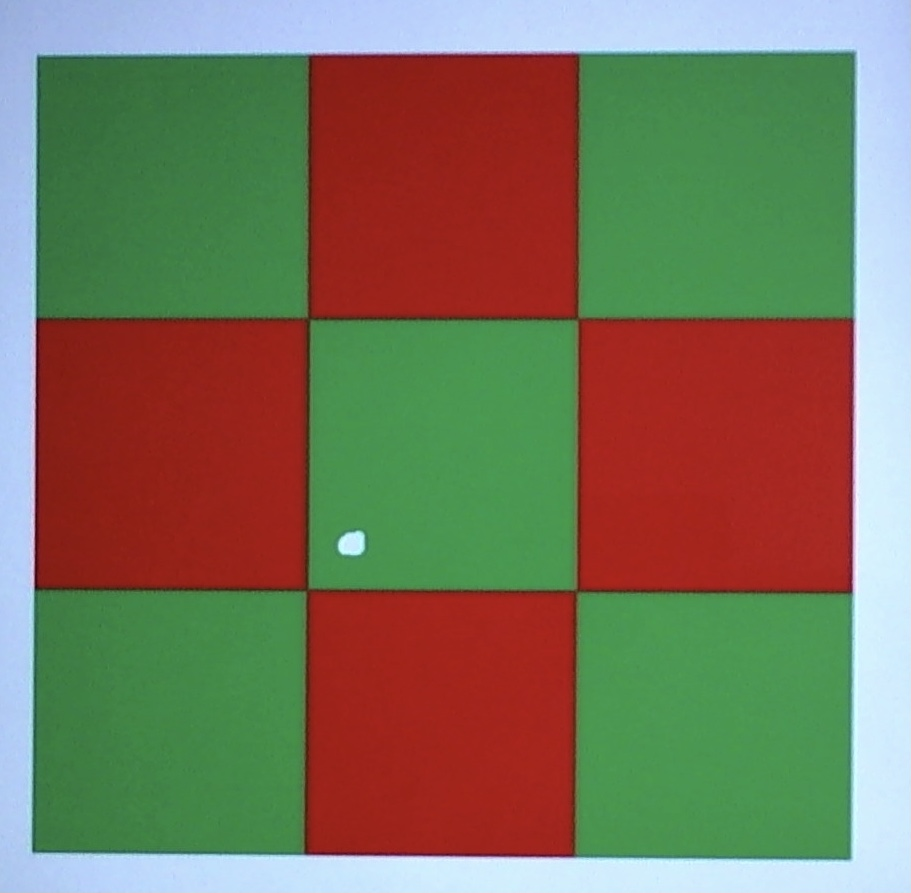
#> input picture input_img/chess_irl.png, 911 x 893 px, found by its file name
$ python localization.py   (older library calls are emulated)
#> lines starting #> are read from the running program, lines starting #| are printed output that depends on the picture; after the words box and inside, x2 and y2 are one past the last pixel; in counts of white or black regions, pixels touching at a corner belong together
#> further down, img is the input picture: shape (893, 911, 3); mean B, G, R 91.7, 116, 122.7
### EdgeDetection.py
import numpy as np
import cv2
import os
import matplotlib.pyplot as plt
from collections import defaultdict
from typing import Optional, Tuple

"""
*** IMPORTANT ***
Change these paths to the absolute paths in your context
"""
# Path to your /input_img directory
path = r'<insert path>'
# Path to your /output_img directory
output_dir = r'<insert path>'


"""
- This class handles the tasks needed to create a image pixel coordinate -> real life xy-coordinate mapping.
- This class should be initialized only once before putting any object into the levitator to create a good
    mapping (assuming the camera position is stationary), then use the getRealCoord() function to get the
    real life coordinate after getting the pixel coordinate of the object of interest.
- This also assumes that we can see a square grid. When we look at the intersections, it should be square
    i.e. 2*2, 4*4, 8*8
- Takes the upper left intersection as (0.0, 0.0) in real life coordinate
"""
class EdgeDetection:
    def __init__(self, image, output_dir = None) -> None:
        """
        Call this construxtor in the very beginning of the object localization.
        """
        self.image = image
        if output_dir is not None:
            self.output_dir = output_dir
        else:
            self.output_dir = None

        self.positions_matrix = self.initializePositionsMatrix()


    def initializePositionsMatrix(self):
        """
        Constructs the mapping.
        """
        # Detect the grid
        res = self.drawFull()

        # Group edges into two groups based on their theta
        segmented = self.segment_lines(res)

        # Detect intersection of lines and output the point of intersection
        intersections = self.segmented_intersection(segmented)

        # Plot the resulting intersection points
        points = self.plot_points_vector(res, intersections)

        # Save the output to check the correctness
        os.chdir(output_dir)
        cv2.imwrite("edge_res.png", res)
        cv2.imwrite("edge_points_vector.png", points)

        # Construct the relative position matrix of the intersections
        intersection_matrix = self.construct_matrix(intersections)

        # Save the output to check the correctness
        points = self.plot_points(res, intersection_matrix)
        cv2.imwrite("edge_points.png", points)

        # Construct the coordinate mapping
        position_matrix = self.fill_position_matrix(intersection_matrix)
        return position_matrix


    def getRealCoord(self, rx, ry):
        """Get the real life coordinate given a pixel position.

        Args:
            rx (int): x pixel coordinate of the object
            ry (int): y pixel coordinate of the object

        Returns:
            Array of size 2.
                index 0 is the real life x coordinate
                index 1 is the real life y coordinate
        """
        return self.positions_matrix[ry][rx]


    def drawFull(self):
        """Detect the edges (lines in the grid) and return the image of edges

        Returns:
            image of the detected edges
        """
        scale = 1
        delta = 0
        ddepth = cv2.CV_16S
        # Apply blur filter to "smoothen" the edges
        self.image = cv2.GaussianBlur(self.image, (5, 5), 0)
        # self.image = cv2.blur(self.image, (7, 7))

        # Split gray scale images on blue, green, and red
        B, G, R = cv2.split(self.image)

        # Threshold the green gray scale image so we can extract just the green parts
        ret, mask = cv2.threshold(G, 66, 255, cv2.THRESH_BINARY)
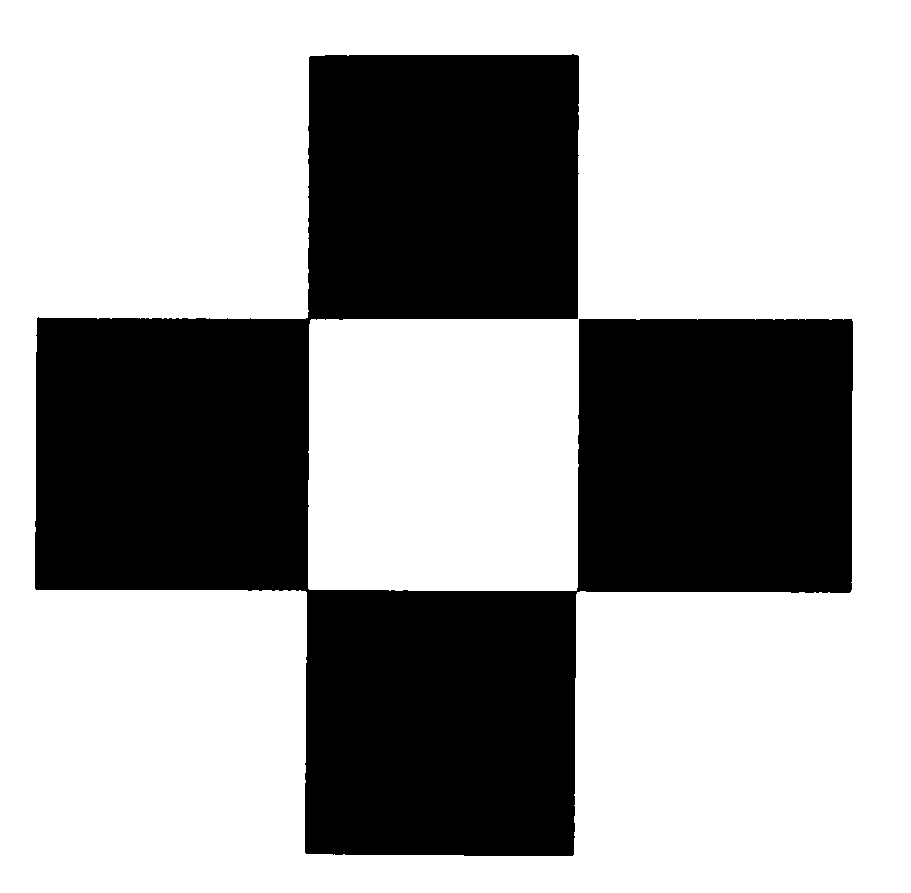
#> mask: shape (893, 911); 64.2% white; 1 black region, box (x1, y1, x2, y2) and area: (35, 54, 853, 856) 291284

        # Sobel filter version
        grad_x = cv2.Sobel(mask, ddepth, 1, 0, ksize=3, scale=scale, delta=delta, borderType=cv2.BORDER_DEFAULT)
        grad_y = cv2.Sobel(mask, ddepth, 0, 1, ksize=3, scale=scale, delta=delta, borderType=cv2.BORDER_DEFAULT)
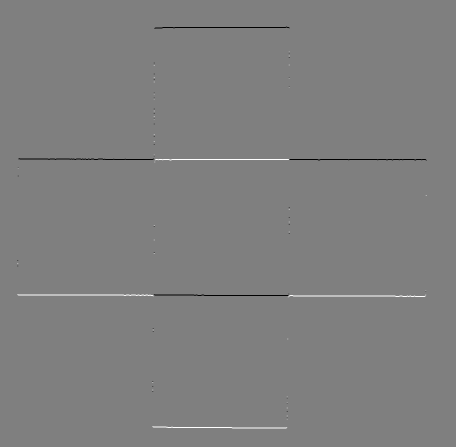
#> grad_y: shape (893, 911) int16 (shown at 1/2 size); min -1020, max 1020, mean 0; drawn with min black and max white

        abs_grad_x = cv2.convertScaleAbs(grad_x)
#> abs_grad_x: shape (893, 911); 0.61% white in thin lines or dots, all inside (x1, y1, x2, y2) = (34, 53, 854, 857)
        abs_grad_y = cv2.convertScaleAbs(grad_y)

        # OPTION: SHIFTING THE IMAGE
        # M = np.float32([
        #     [1, 0, -1],
        #     [0, 1, -1]
        # ])
        # abs_grad_x = cv2.warpAffine(abs_grad_x, M, (abs_grad_x.shape[1], abs_grad_x.shape[0]))

        # Save the output to check the correctness
        if output_dir is not None:
            os.chdir(output_dir)
            cv2.imwrite("edge_grad_x.png", abs_grad_x)
            cv2.imwrite("edge_grad_y.png", abs_grad_y)
            cv2.imwrite("edge_Green.png", G)
            cv2.imwrite("edge_green_mask.png", mask)

        edges = cv2.addWeighted(abs_grad_x, 1, abs_grad_y, 1, 0)

        # OPTION: MAY WANT TO FILTER AGAIN
        # Apply Canny filter so we can extract the edges
        # edges = cv2.Canny(edges, 50, 150)
        # cv2.imwrite("edge_green_mask.png", mask)

        return edges


    def segment_lines(self, edgeImage, k=2, **kwargs):
        """Group edges into vertical edges and horizontal edges,
            this should work no matter if the image is upright or not

        Args:
            edgeImage: the image of edges returned from drawFull()
            k: the number of groups, which should be 2

        Returns:
            dictionary of 2 keys, each has a key->list of lines relationship
        """
#> called with k = 2
        rho, theta, thresh = 1, np.pi/180, 150
        lines = cv2.HoughLines(edgeImage, rho, theta, thresh)
#> lines = 23 rows, first 8: [318, 1.57], [590, 1.57], [578, 0], [308, 0], [587, 0.0175], [317, 0.0175], [852, 0], [55, 1.57]

        img = self.image.copy()
        for line in lines:
            rho, theta = line[0]
            a = np.cos(theta)
            b = np.sin(theta)
            x0 = a*rho
            y0 = b*rho
            x1 = int(x0 + 1000*(-b))
            y1 = int(y0 + 1000*(a))
            x2 = int(x0 - 1000*(-b))
            y2 = int(y0 - 1000*(a))

            cv2.line(img,(x1,y1),(x2,y2),(255,0,0),2)
#> this loop made 23 passes
#> (rho, theta, a, b, x0, y0, x1, y1) on passes 1 to 8: (318, 1.57, -4.37e-08, 1, -1.39e-05, 318, -1000, 317), (590, 1.57, -4.37e-08, 1, -2.58e-05, 590, -1000, 589), (578, 0, 1, 0, 578, 0, 578, 1000), (308, 0, 1, 0, 308, 0, 308, 1000), (587, 0.0175, 1, 0.0175, 586.9, 10.24, 569, 1010), (317, 0.0175, 1, 0.0175, 317, 5.53, 299, 1005), (852, 0, 1, 0, 852, 0, 852, 1000), (55, 1.57, -4.37e-08, 1, -2.4e-06, 55, -1000, 54)
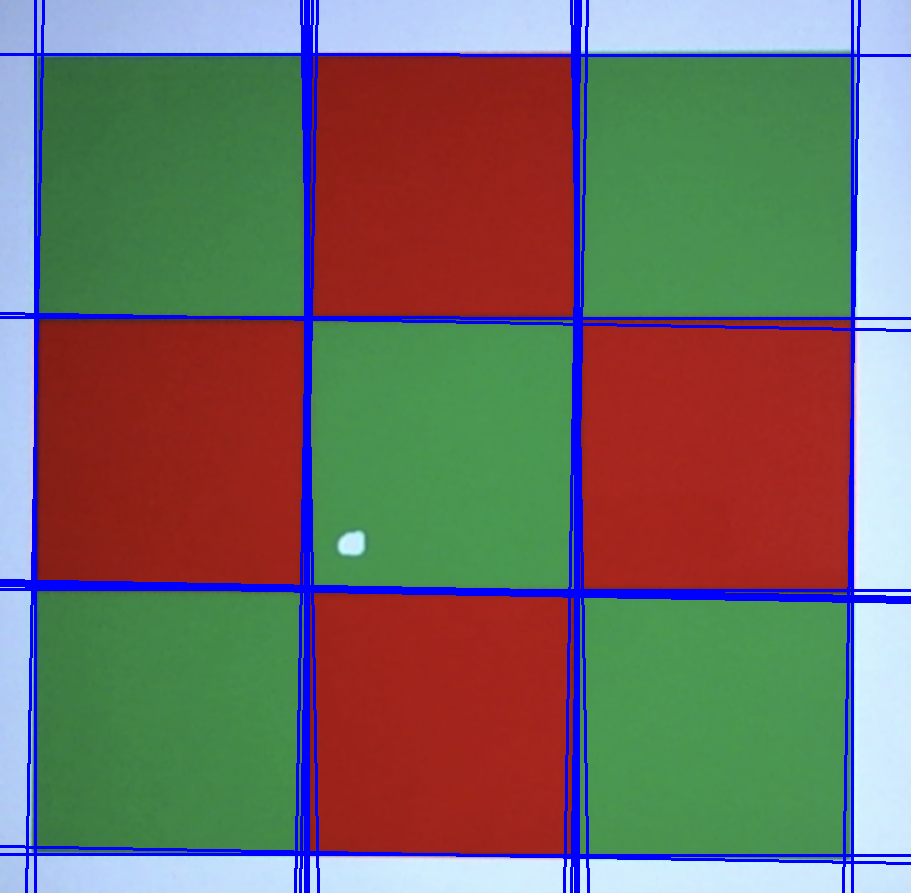
#> img: shape (893, 911, 3); mean B, G, R 101.6, 109, 115.6

        os.chdir(self.output_dir)
        cv2.imwrite('edge_houghlines.jpg',img)

        # Set parameters
        default_criteria_type = cv2.TERM_CRITERIA_EPS + cv2.TERM_CRITERIA_MAX_ITER
#> default_criteria_type = 3
        criteria = kwargs.get('criteria', (default_criteria_type, 10, 1.0))
#> criteria = (3, 10, 1)
        flags = kwargs.get('flag', cv2.KMEANS_RANDOM_CENTERS)
#> flags = 0
        attempts = kwargs.get('attempts', 10)

        # Get the angles in radians
        angles = np.array([line[0][1] for line in lines])
#> angles = 23 values, max 3.12 at index 17, min 0 at index 2, mean 0.895
        # Get unit circle coordinates of the angle
        pts = np.array([[np.cos(2 * angle), np.sin(2 * angle)] for angle in angles], dtype=np.float32)
#> pts = 23 rows, first 8: [-1, -8.74e-08], [-1, -8.74e-08], [1, 0], [1, 0], [0.999, 0.0349], [0.999, 0.0349], [1, 0], [-1, -8.74e-08]

        # Group the points based on where they are on the unit circle
        labels, centers = cv2.kmeans(pts, k, None, criteria, attempts, flags)[1:]
#> labels = 23 values, max 1 at index 2, min 0 at index 0, mean 0.609; centers = [[-1, -0.0194], [1, 0.00997]]
        labels = labels.reshape(-1)

        # Group the lines based on the kmeans grouping
        segmented = defaultdict(list)
        for i, line in enumerate(lines):
            segmented[labels[i]].append(line)
#> this loop made 23 passes
#> in initializePositionsMatrix, `segmented = self.segment_lines(res)`: segmented = 2 items
        segmented = list(segmented.values())
        return segmented


    def intersection(self, line1, line2):
        """Find the intersection between two lines

        Args:
            line1: the first line
            line2: the second line

        Returns:
            list of length 2 of int.
                index 0 is the x coordinate of the intersection
                index 1 is the y coordinate of the intersection
        """
        # Find intersection point of two lines from rho and theta
        # Solve:
        # x * cos(theta1) + y * sin(theta1) = r1
        # x * cos(theta2) + y * sin(theta2) = r1
        rho1, theta1 = line1[0]
        rho2, theta2 = line2[0]
        A = np.array([
            [np.cos(theta1), np.sin(theta1)],
            [np.cos(theta2), np.sin(theta2)]
        ])
        b = np.array([[rho1], [rho2]])
        x0, y0 = np.linalg.solve(A, b)
        return [int(np.round(x0)), int(np.round(y0))]


    def segmented_intersection(self, lines):
        """Find the intersections in the grid

        Args:
            lines: already grouped lines returned from segment_lines()

        Returns:
            list of intersection points
        """
        intersections = []
        # Compare lines in each group
        for i, group in enumerate(lines[:-1]):
            for next_group in lines[i+1:]:
                for line1 in group:
                    for line2 in next_group:
                        intersections.append(self.intersection(line1, line2))
#> this loop made 1 pass

        # Average the points that are very close to each other
        # because they are likly noise
        filtered = []
        bitmap = [1 for i in range(len(intersections))]
        i = 0
        tolerance = 15
        while i < len(intersections):
            if bitmap[i] == 1:
                similar = []
                similar_idx = []
                this_point = intersections[i]
                j = i + 1
                while j < len(intersections):
                    other_point = intersections[j]
                    if np.linalg.norm(np.array(this_point) - np.array(other_point)) < tolerance:
                        similar.append(other_point)
                        similar_idx.append(j)
                    j += 1
                # print(similar)
                if len(similar) > 0:
                    similar.append(this_point)
                    avg = np.mean(similar, axis=0)
                    processed = avg.tolist()
                    processed[0] = int(np.round(processed[0]))
                    processed[1] = int(np.round(processed[1]))
                    filtered.append(processed)
                    for idx in similar_idx:
                        bitmap[idx] = 0
                else:
                    filtered.append(this_point)
            i += 1
#> this loop made 126 passes

        # Sort for easy matrix construction later
        filtered.sort()
        return filtered


    def plot_points_vector(self, img, points):
        """Plot a vector of points on the image.

        Args:
            img: image to plot points on
            point: the points to be plotted

        Returns:
            a new image that has the points plotted on it.
        """
        copy = img.copy()
        for point in points:
            copy = cv2.circle(copy, (point[0], point[1]), radius=5, color=(255, 0, 0), thickness=-1)
            cv2.putText(copy, "(x,y): " + str(point[0]) + ", " + str(point[1]),
                        (point[0], point[1] + 28), cv2.FONT_HERSHEY_SIMPLEX, 0.4, (255, 0, 0), 1)
#> this loop made 16 passes
#> point on passes 1 to 8: [32, 852], [34, 586], [36, 316], [38, 55], [306, 854], [307, 589], [308, 318], [309, 55]
#> pass 3, in plot_points_vector, `copy = cv2.circle(copy, (point[0], point[1]), radius=5, color=(255, 0,..`:
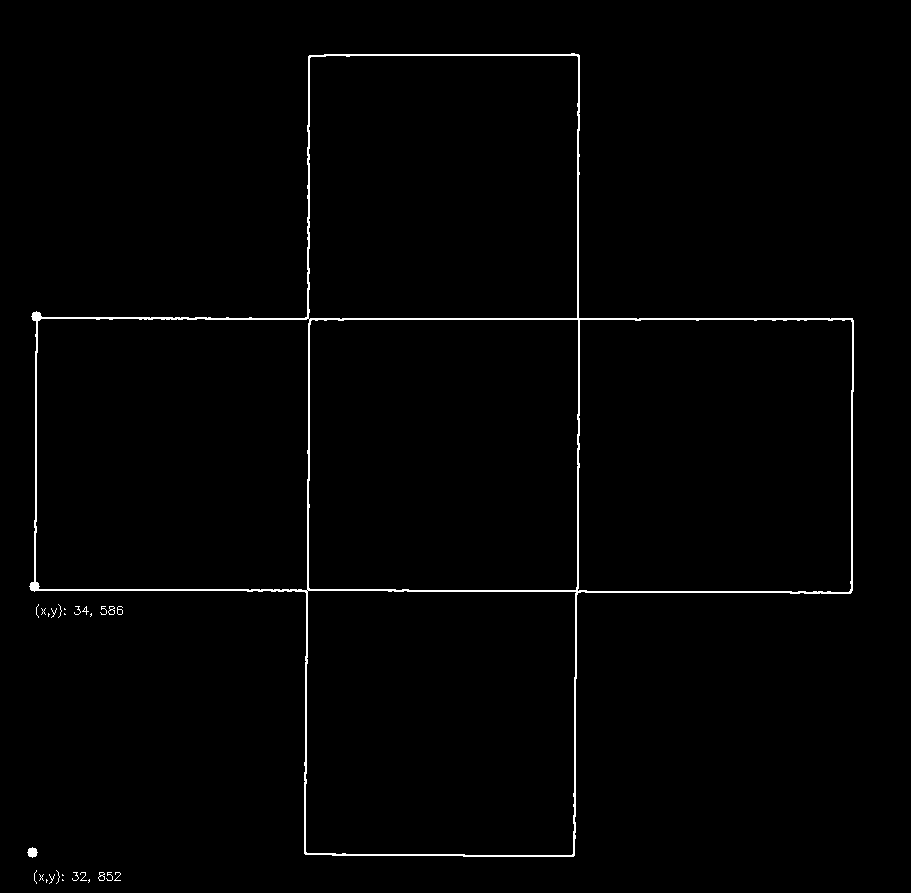
#> copy: shape (893, 911); 1.2% white in thin lines or dots, all inside (x1, y1, x2, y2) = (27, 53, 854, 884)
        return copy


    def plot_points(self, img, matrix):
        """Plot a matrix of points on the image.
            Useful when the we want to plot the intersection relative position matrix,
            which is the output of construct_matrix()

        Args:
            img: image to plot points on
            matrix: the points to be plotted

        Returns:
            a new image that has the points plotted on it.
        """
        copy = img.copy()
        for col in matrix:
            for point in col:
                copy = cv2.circle(copy, (point[0], point[1]), radius=5, color=(255, 0, 0), thickness=-1)
                cv2.putText(copy, "(x,y): " + str(point[0]) + ", " + str(point[1]),
                            (point[0], point[1] + 28), cv2.FONT_HERSHEY_SIMPLEX, 0.4, (255, 0, 0), 1)
        return copy


    def construct_matrix(self, intersections):
        """Construct a relative position matrix of the intersections.
            Right now this function forces all intersections that are on the same vertical line
            to have the same x coordinate, which might not be true in practice.

        Args:
            intersections: the intersections returned from segmented_intersection()

        Returns:
            a matrix where the relative position of the elements reflect their relative
            positions on the grid.
        """
        # Put intersection points into a matrix based on their relative positions
        # Assumes a sqare grid
        n = int(np.sqrt(len(intersections)))

        # Initialize a n*n*2 matrix
        intersection_matrix = [[[0 for k in range(2)] for j in range(n)] for i in range(n)]

        # First pass, get the basic structure going
        index = 0
        for i in range(n):
            for j in range(n):
                intersection_matrix[i][j] = intersections[index]
                index += 1
                if index >= len(intersections):
                    break
#> (the rest of the program and of its run is left out)
